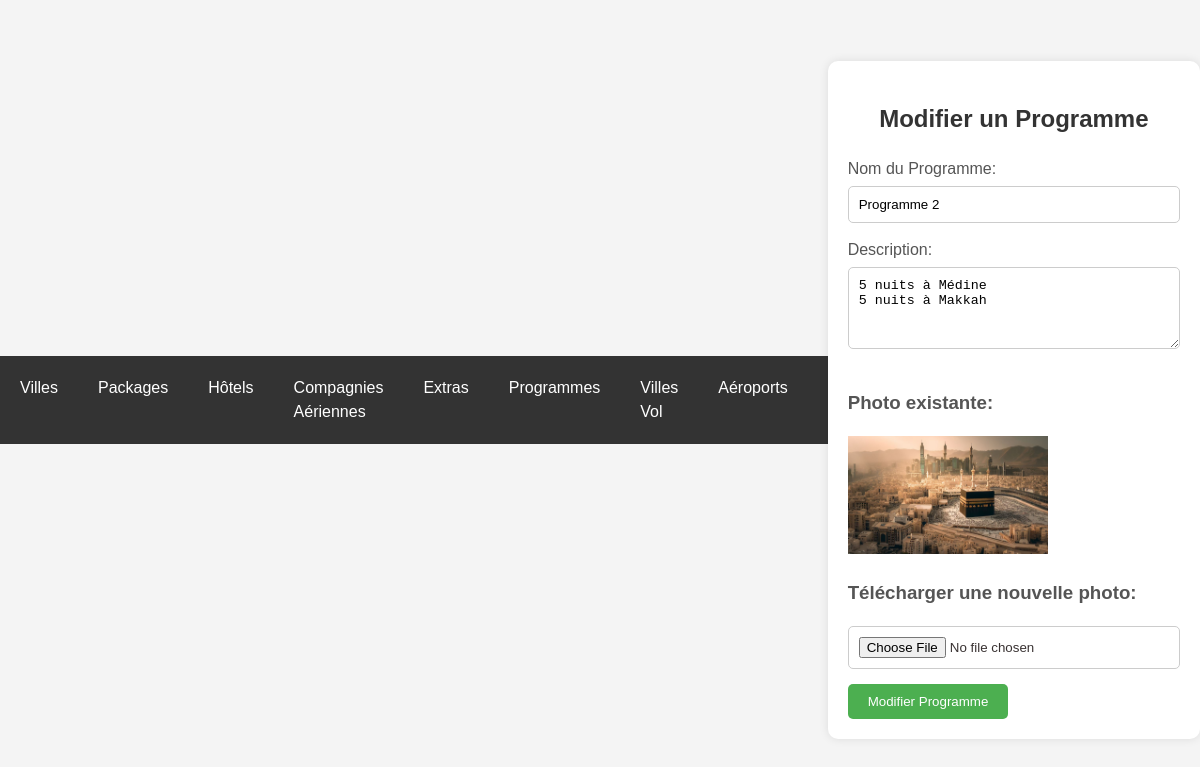
The page /edit_program.php?id=2 (signed in) on the database its author committed.
### tables this page shows
CREATE TABLE `programs` (
  `id` int(11) NOT NULL,
  `nom` varchar(255) NOT NULL,
  `description` text NOT NULL,
  `photo` varchar(255) NOT NULL
);

### edit_program.php (the view, shortened to what this page needs)
<?php
include 'db.php';
if (isset($_GET['id'])) {
    $program_id = $_GET['id'];
    $sql = "SELECT * FROM programs WHERE id = $program_id";
    $result = $conn->query($sql);
    if ($result->num_rows > 0) {
        $row = $result->fetch_assoc();
        $nom = $row['nom'];
        $description = $row['description'];
        $photo = $row['photo'];
    } else {
        echo "Aucun programme trouvé avec cet identifiant.";
        exit();
    }
} else {
    echo "Identifiant du programme non spécifié.";
    exit();
}
?>
<!DOCTYPE html>
<html lang="fr">
<head>
    <link rel="stylesheet" href="styles.css">
    <?php include 'header.php'; ?>
</head>
<body>
    <div class="container">
        <h2>Modifier un Programme</h2>
            <form action="edit_program.php?id=<?php echo $program_id; ?>" method="POST" enctype="multipart/form-data">
                <label for="nom">Nom du Programme:</label>
                <input type="text" id="nom" name="nom" value="<?php echo $nom; ?>" required>
                <label for="description">Description:</label>
                <textarea id="description" name="description" rows="4" required><?php echo $description; ?></textarea>
                <h3><label for="photo">Photo existante:</label></h3>
                <img src="<?php echo $photo; ?>" alt="Image du programme"
                    style="max-width: 200px; max-height: 200px;"><br>
                <h3><label for="nouvelle_photo">Télécharger une nouvelle photo:</label></h3>
                <input type="file" id="nouvelle_photo" name="photo" accept="image/*">
                <button type="submit" name="update_program">Modifier Programme</button>
            </form>
    </div>
</body>
</html>

### css/styles.css (style rules this page uses)
body { font-family: 'Lexend', sans-serif; line-height: 1.5; min-height: 100vh; display: flex; align-items: center; justify-content: center; color: #393232; background-color: #f7f7f7; }

### edit_program.php (style rules this page uses)
body { font-family: Arial, sans-serif; background-color: #f4f4f4; margin: 0; padding: 0; box-sizing: border-box; }
.container { width: 80%; margin: auto; background-color: #fff; padding: 20px; border-radius: 10px; box-shadow: 0 0 10px rgba(0, 0, 0, 0.1); }
h2 { text-align: center; color: #333; }
form { margin-top: 20px; }
label { display: block; margin-bottom: 5px; color: #555; }
input[type="text"], input[type="number"], input[type="file"], textarea, select { width: 100%; padding: 10px; margin-bottom: 15px; border: 1px solid #ccc; border-radius: 5px; box-sizing: border-box; }
button[type="submit"] { background-color: #4caf50; color: #fff; padding: 10px 20px; border: none; border-radius: 5px; cursor: pointer; }

### header.php (style rules this page uses)
body { font-family: Arial, sans-serif; background-color: #f4f4f4; margin: 0; padding: 0; box-sizing: border-box; }

### rows shown on the page
programs: nom "Programme 2", description "5 nuits à Médine 5 nuits à Makkah", photo (picture)
